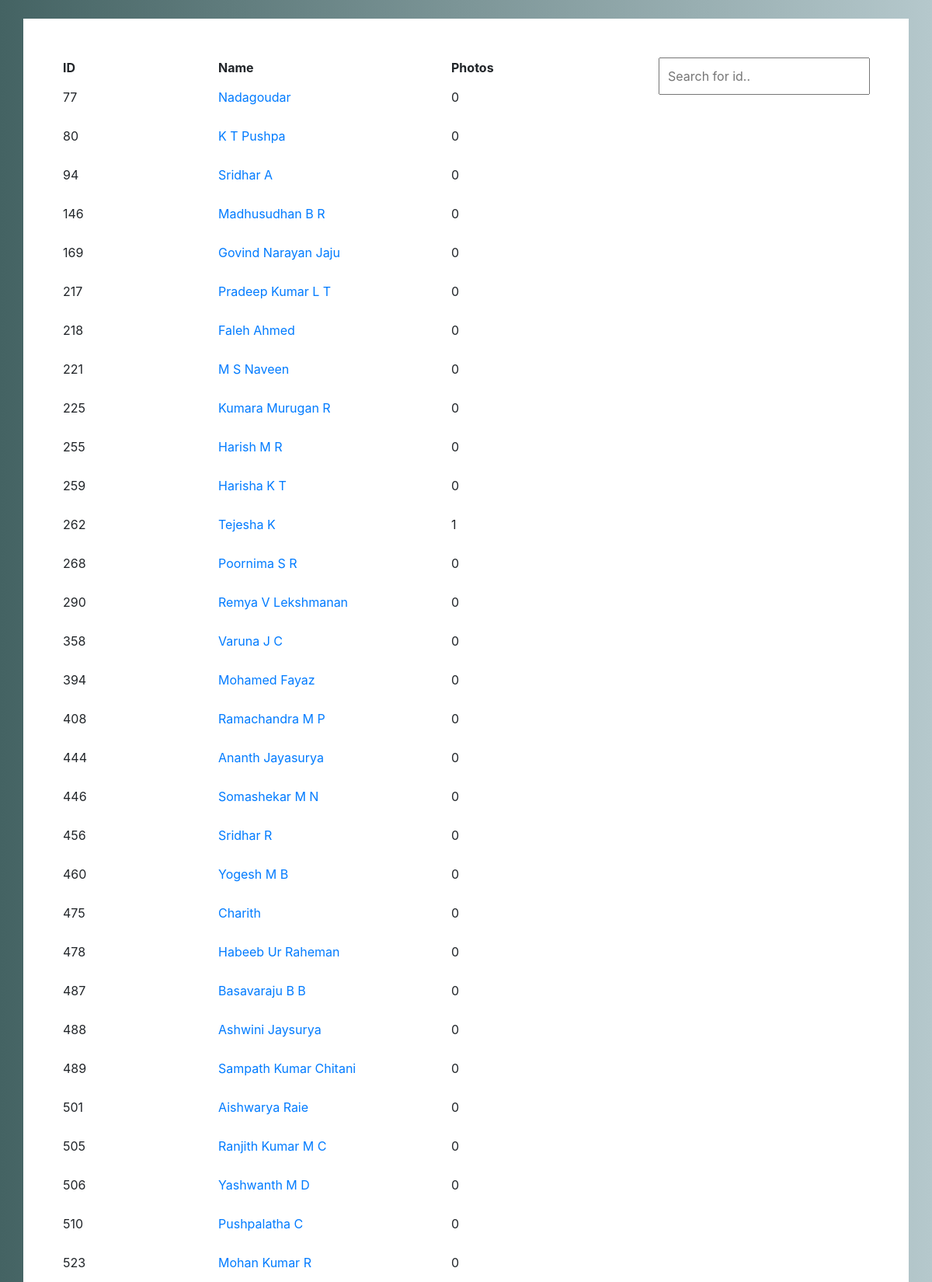
The app's page /add_photos/ (upper part) with its own data.
### app/models.py (models this page shows, shortened)
class Employee(models.Model):
	id = models.CharField(primary_key=True, max_length=10)
	name = models.CharField(max_length=50)
	def num_photos(self):
		try:
			DIR = f"app/facerec/dataset/{self.name}_{self.id}"
			img_count = len(os.listdir(DIR))
			return img_count
		except:
			return 0

### app/views.py (the view)
# urls.py: path('add_photos/', views.add_photos, name='add_photos'),
def add_photos(request):
	emp_list = Employee.objects.all()
	return render(request, 'app/add_photos.html', {'emp_list': emp_list})

### app/templates/app/add_photos.html (shortened to what this page needs)
{% extends 'base.html' %}
{% load staticfiles %}
{% block content %}
<div class="container" style="background-color: white; padding: 50px; float: ">
  <input type="text" id="myInput" onkeyup="myFunction()" placeholder="Search for id.." style="float: right;padding: 10px;">
  <table id="myTable">
    	<tr class="header">
      	<th width="200">ID</th>
      	<th width="300">Name</th>
        <th width="100">Photos</th>
  	</tr>
  	{% for emp in emp_list %}
  		<tr style="height: 50px; width: 50px;">
  			<td>{{emp.id}}</td>
  			<td><a href="{% url 'click_photos' emp.id %}">{{emp.name}}</a></td>
        <td>{{emp.num_photos}}</td>
  		</tr>
  	{% endfor %}
  </table>
</div>
{% endblock %}

### app/templates/base.html (shortened to what this page needs)
{% load static %}
<!DOCTYPE html>
<html>
<head>
	<link href="https://stackpath.bootstrapcdn.com/bootstrap/4.1.3/css/bootstrap.min.css" rel="stylesheet">
	<link rel="stylesheet" href="{% static 'css/bootstrap.css' %}">
	<link rel="stylesheet" href="{% static 'css/main.css' %}">
</head>
<body>
	<br>
	{% block content %}{% endblock %}
</body>
</html>

### app/static/css/main.css (style rules this page uses)
body { background-image: -moz-linear-gradient(0deg, #446363 0%, #b5c8cc 100%); background-image: -webkit-linear-gradient(0deg, #446363 0%, #b5c8cc 100%); background-image: -ms-linear-gradient(0deg, #446363 0%, #b5c8cc 100%); }

### records on screen
Employee: id "77", name "Nadagoudar", num_photos "0"
Employee: id "80", name "K T Pushpa", num_photos "0"
Employee: id "94", name "Sridhar A", num_photos "0"
Employee: id "146", name "Madhusudhan B R", num_photos "0"
Employee: id "169", name "Govind Narayan Jaju", num_photos "0"
Employee: id "217", name "Pradeep Kumar L T", num_photos "0"
Employee: id "218", name "Faleh Ahmed", num_photos "0"
Employee: id "221", name "M S Naveen", num_photos "0"
Employee: id "225", name "Kumara Murugan R", num_photos "0"
Employee: id "255", name "Harish M R", num_photos "0"
Employee: id "259", name "Harisha K T", num_photos "0"
Employee: id "262", name "Tejesha K", num_photos "1"
Employee: id "268", name "Poornima S R", num_photos "0"
Employee: id "290", name "Remya V Lekshmanan", num_photos "0"
Employee: id "358", name "Varuna J C", num_photos "0"
Employee: id "394", name "Mohamed Fayaz", num_photos "0"
Employee: id "408", name "Ramachandra M P", num_photos "0"
Employee: id "444", name "Ananth Jayasurya", num_photos "0"
Employee: id "446", name "Somashekar M N", num_photos "0"
Employee: id "456", name "Sridhar R", num_photos "0"
Employee: id "460", name "Yogesh M B", num_photos "0"
Employee: id "475", name "Charith", num_photos "0"
Employee: id "478", name "Habeeb Ur Raheman", num_photos "0"
Employee: id "487", name "Basavaraju B B", num_photos "0"
Employee: id "488", name "Ashwini Jaysurya", num_photos "0"
Employee: id "489", name "Sampath Kumar Chitani", num_photos "0"
Employee: id "501", name "Aishwarya Raie", num_photos "0"
Employee: id "505", name "Ranjith Kumar M C", num_photos "0"
Employee: id "506", name "Yashwanth M D", num_photos "0"
Employee: id "510", name "Pushpalatha C", num_photos "0"
Employee: id "523", name "Mohan Kumar R", num_photos "0"
